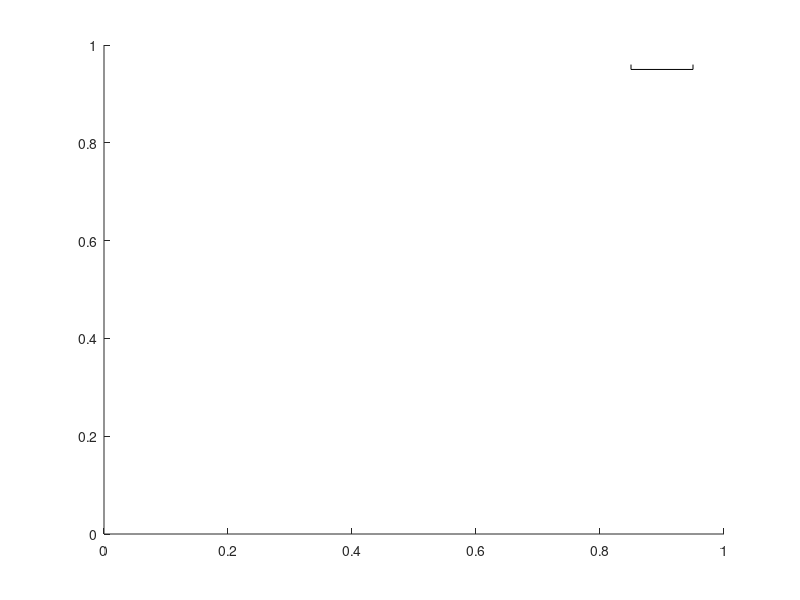

This chart was generated by the following MATLAB code: (Note: this script raises an error after producing the figure.)
function h = scalebar(varargin)
%SCALEBAR creates a scalebar on an axes
%
% SCALEBAR
% SCALEBAR OFF
% SCALEBAR(PARAMETER, VALUE, ...)
% SCALEBAR(HAXES, PARAMETER, VALUE, ...)
% H = SCALEBAR(...)
% 
% Draws a scalebar on the axes and returns handle to the scalebar. The
% DataAspectRatio property of the axes must be set to [1 1 1] and the view
% must be in 2D. All parameters are optional (note the default values
% below). SCALEBAR OFF deletes the current scalebar.
% 
% PARAMETER/VALUE pairs
%     hAxes:        handle to the axes (defaults to current axes)
%     ScaleLength:  length to show (in data units) (defaults to ~10% of the 
%                       x-axis limit range)
%     ScaleLengthRatio: ScaleLength/range(XLim)
%     Location:     location of the scalebar. Possible values are
%                       northeast (default)
%                       northwest
%                       southeast
%                       southwest
%                       [x y] data coordinates
%     Colour:       colour of scalebar in 1x3 RGB array (default is [0 0 0])
%     Bold:         draw with bold text and linewidth=2. 
%                       True or false(default)
%     Unit:         string containing units e.g. 'mm'
%
% Note: SCALEBAR sets the XLimMode and YLimMode of the axes to manual.
%
% Created 10 November 2009 by Amanda Ng
% Modified 24 March 2013 by Amanda Ng
%  - fixed bug: bold wasn't refreshing after zoom
%  - added unit string

    % DELETE SCALEBAR IF ONE EXISTS
    delete(findobj(gca,'tag','scalebar'));

    % RETURN IF 'OFF' WAS REQUESTED
    if nargin>0 && strcmpi(varargin{1},'off')
        return;
    end

    % CONSTANTS
    directions = {'northwest','northeast','southeast','southwest'};
    
    % SET PARAMETERS TO DEFAULTS
    hAxes = gca;
    scalelength = 0;
    scalelengthratio = 0.1;
    location = 'northeast';
    colour = [0 0 0];
    boldflag = false;
    linewidth = 0.5;
    fontweight = 'normal';
    unitstring = '';

    % PROCESS ARGUMENTS
    if nargin>0
        args = {};
        % Process if arguments given as "hAxes, ..."
        if ishandle(varargin{1}) %hAxes
            args{length(args)+1}='hAxes';
            args{length(args)+1}=varargin{1};
            varargin = varargin(2:end);
        end
        args=[args varargin];
        % Process argument pairs
        for n=1:2:length(args)
            parameter = args{n};
            if n == length(args)
                error('Parameter ''%s'' is not followed by a value in argument list', parameter);
            end
            value = args{n+1};
            switch lower(parameter)
                case 'haxes'
                    if ~ishandle(value)
                        error 'HAXES is not a valid Axes handle'
                    elseif ~strcmpi(get(value,'type'),'axes')
                        error 'HAXES is not a valid Axes handle'
                    elseif strcmpi(get(value,'tag'),'colorbar')
                        error 'HAXES is a handle to a colorbar'
                    else
                        hAxes = value;
                    end
                case 'scalelength'
                    if ~isnumeric(value)
                        error 'SCALELENGTH must be a numeric value'
                    end
                    scalelength = value;
                case 'scalelengthratio'
                    if ~isnumeric(value)
                        error 'SCALELENGTHRATIO must be a numeric value'
                    end
                    scalelengthratio = value;
                case 'location'
                    if ~(numel(value)==2 && isnumeric(value)) && ...
                       isempty(strmatch(lower(value),directions,'exact'))
                        error 'unrecognised value for LOCATION'
                    end
                    location = value;
                case 'colour'
                    if numel(value)~=3 || ~isnumeric(value)
                        error 'COLOUR must be a 1x3 representation of an RGB colour'
                    end
                    colour = value;
                case 'bold'
                    if ischar(value) && strcmpi(value,'true') || ...
                       (islogical(value) || isnumeric(value)) && value
                            boldflag = true;
                            linewidth=2;
                            fontweight='bold';
                    end
                case 'unit'
                    if ~ischar(value) || isempty(value)
                        error('''Unit'' must be followed by a string')
                    end
                    unitstring = [' ' strtrim(value)];
                otherwise
                    error(['unrecognised parameter: ' parameter]);
            end
        end
    end

    % CHECK IF DATAASPECTRATIO IS [1 1 1]
    if ~all(get(hAxes,'DataAspectRatio')==1)
        error 'The Axes property DataAspectRatio must be set to [1 1 1]'
    end
    
    % CHECK IF VIEW IS IN 2D
    [az el] = view(hAxes);
    if el~=90
        error 'The Axes must be in 2D view'
    end
    
    %GET IMAGE AND AXES DATA
    axeslims = [get(hAxes,'xlim')' get(hAxes,'ylim')'];
    axesdir = [1 1];
    if strcmpi(get(hAxes,'XDir'),'reverse')
        axeslims(:,1) = flipud(axeslims(:,1));
        axesdir(1) = -1;
    end
    if strcmpi(get(hAxes,'YDir'),'reverse')
        axeslims(:,2) = flipud(axeslims(:,2));
        axesdir(2) = -1;
    end

    % CALCULATE SCALELENGTH
    if scalelength==0
        sl = range(axeslims(:,1))*scalelengthratio;
        slorder = 10^floor(log10(sl));
        scalelength = round(sl/slorder)*slorder;    
    else
        scalelengthratio = scalelength/range(axeslims(:,1));
    end
    
    %SET UP POSITIONING
    if ischar(location)
        switch location
            case 'northeast'
                anchor = [axeslims(2,1) - axesdir(1)*range(axeslims(:,1))*0.05, ...
                          axeslims(2,2) - axesdir(2)*range(axeslims(:,2))*0.05];
                direction = 'southwest';
            case 'northwest'
                anchor = [axeslims(1,1) + axesdir(1)*range(axeslims(:,1))*0.05, ...
                          axeslims(2,2) - axesdir(2)*range(axeslims(:,2))*0.05];
                direction = 'southeast';
            case 'southwest'
                anchor = [axeslims(1,1) + axesdir(1)*range(axeslims(:,1))*0.05, ...
                          axeslims(1,2) + axesdir(2)*range(axeslims(:,2))*0.05];
                direction = 'northeast';
            case 'southeast'
                anchor = [axeslims(2,1) - axesdir(1)*range(axeslims(:,1))*0.05, ...
                          axeslims(1,2) + axesdir(2)*range(axeslims(:,2))*0.05];
                direction = 'northwest';
        end    
    else
        anchor = location;
        if location
            dirToCentre = min(axeslims)+range(axeslims)/2 - location.*axesdir;
            direction = directions{ceil((-1*atan2(dirToCentre(2),dirToCentre(1))+pi)/(2*pi)*4)};
        end
    end

    linepos = [anchor; anchor];
    if ~isempty(strfind(direction,'east'))
        linepos(2,1) = linepos(2,1)+axesdir(1)*scalelength;
    else
        linepos(1,1) = linepos(1,1)-axesdir(1)*scalelength;
    end
    
    ends(:,:,1) = [linepos(1,:); linepos(1,:)];
    ends(:,:,2) = [linepos(2,:); linepos(2,:)];
    if ~isempty(strfind(direction,'north'))
        ends(2,2,:) = ends(2,2,:)-axesdir(2)*0.1*scalelength;
        textalignment = {'bottom', 'center'};
    else
        ends(2,2,:) = ends(2,2,:)+axesdir(2)*0.1*scalelength;
        textalignment = {'top', 'center'};
    end
            
    % DRAW SCALEBAR
    set(gca,'xlimmode','manual','ylimmode','manual');
    hg = hggroup('tag','scalebar');
    line(linepos(:,1), linepos(:,2), 'color', colour, 'linewidth', linewidth, 'parent', hg);
    line(ends(:,1,1), ends(:,2,1), 'color', colour, 'linewidth', linewidth, 'parent', hg);
    line(ends(:,1,2), ends(:,2,2), 'color', colour, 'linewidth', linewidth, 'parent', hg);
%     text(linepos(1,1),linepos(1,2),0,'0','verticalalignment',textalignment{1},'horizontalalignment',textalignment{2}, 'color', colour, 'fontweight', fontweight, 'parent', hg);
%     text(linepos(2,1),linepos(2,2),0,[num2str(scalelength) unitstring],'verticalalignment',textalignment{1},'horizontalalignment',textalignment{2}, 'color', colour, 'fontweight', fontweight, 'parent', hg);
    
    if nargout>0
        h = hg;
    end
    
    % SETUP DELETE CALLBACK
    set(hg,'DeleteFcn',@deleteScaleBar)
    
    % SETUP LISTENER TO RESET SCALEBAR ON CHANGE OF AXES LIMITS
    hL(1) = addlistener(hAxes,'YLim','PostSet',@(src,event) resetScaleBar(src,event,hg));

    % SET USERDATA
    udata = {'ScaleLengthRatio',scalelengthratio;...
             'AnchorRatio',[(anchor(1)-min(axeslims(:,1)))/range(axeslims(:,1)) (anchor(2)-min(axeslims(:,2)))/range(axeslims(:,2))];...
             'Colour',colour;...
             'Listeners',hL;...
             'Bold',boldflag};
    set(hg,'UserData',udata);    
    
    % CALLBACK FUNCTIONS
    function deleteScaleBar(src,event)
        udata = get(src,'UserData');
        delete(udata{strcmpi(udata(:,1),'Listeners'),2});

    function resetScaleBar(src,event,SB)
        udata = get(SB,'UserData');
        hAxes = get(SB,'parent');
        
        delete(SB);        
        
        axeslims = [get(hAxes,'xlim')' get(hAxes,'ylim')'];
        
        scalelengthratio = udata{strcmpi(udata(:,1),'ScaleLengthRatio'),2};
        anchorratio = udata{strcmpi(udata(:,1),'AnchorRatio'),2};
        location = [anchorratio(1)*range(axeslims(:,1))+axeslims(1,1) anchorratio(2)*range(axeslims(:,2))+axeslims(1,2)];
        colour = udata{strcmpi(udata(:,1),'Colour'),2};
        boldflag = udata{strcmpi(udata(:,1),'Bold'),2};
        
        scalebar(hAxes,'ScaleLengthRatio',scalelengthratio,'Location',location,'Colour',colour, 'Bold', boldflag);

        
            